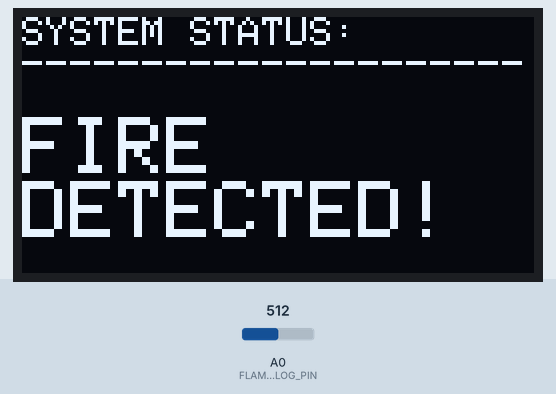
Recording of a sketch running on a simulated Arduino Uno, built with avr-gcc and run on an emulated ATmega328P. Shown: 128×64 one-colour display. Inputs (shaded band) come from the test bench; at power-on: A0 (FLAME_ANALOG_PIN) = 512. What the sketch prints to the serial monitor is not drawn.

Above: at 1.2 s.
1.3 s: A0 (FLAME_ANALOG_PIN) set to 637
2.8 s: A0 (FLAME_ANALOG_PIN) set to 662
At 3.8 s:
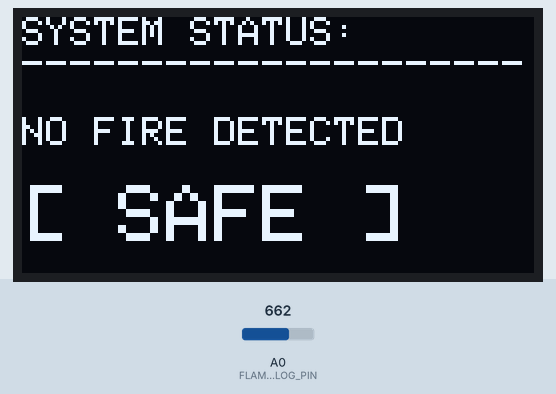
4.5 s: A0 (FLAME_ANALOG_PIN) set to 640
At 5.0 s:
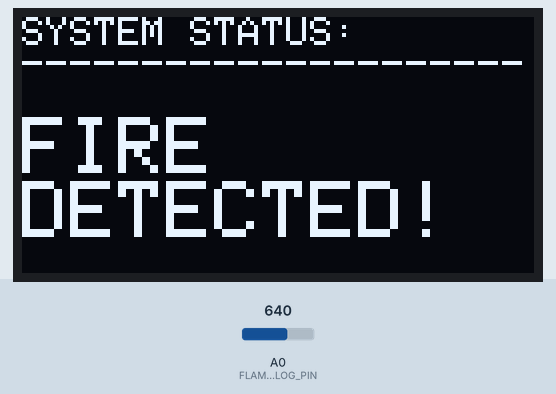
6.2 s: A0 (FLAME_ANALOG_PIN) set to 660
At 7.3 s:
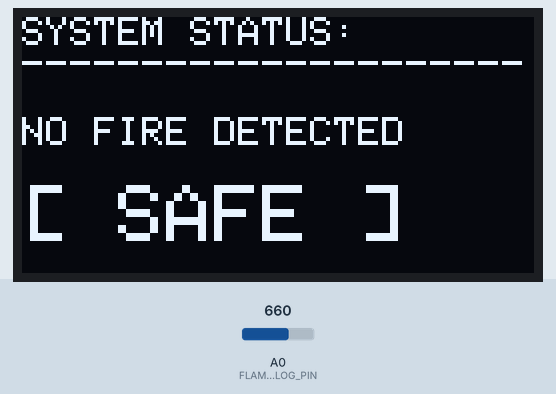
7.9 s: A0 (FLAME_ANALOG_PIN) set to 511
At 8.5 s:
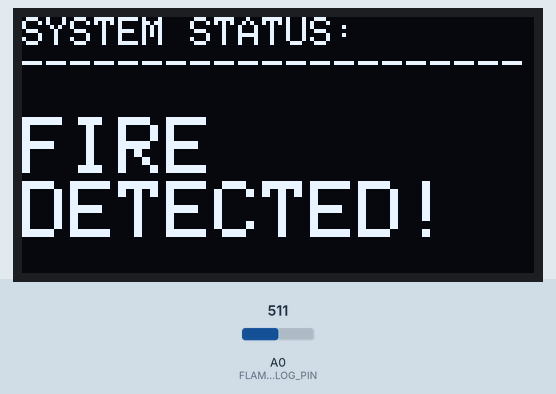
Timing chart, 0 to 10.5 s (numbered marks = the images above; inputs shaded):
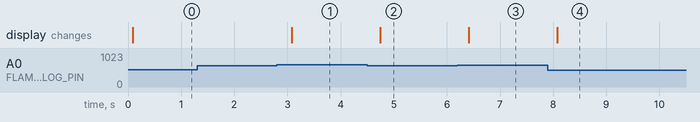

The sketch:

Lesson_03_Flame_Sensor_Module.ino
```cpp
#include <SPI.h>
#include <Wire.h>
#include <Adafruit_GFX.h>
#include <Adafruit_SSD1306.h>

#define SCREEN_WIDTH 128
#define SCREEN_HEIGHT 64

#define OLED_RESET     -1
Adafruit_SSD1306 display(SCREEN_WIDTH, SCREEN_HEIGHT, &Wire, OLED_RESET);

// Changed to Analog Pin A0 to read raw numbers on the console
const int FLAME_ANALOG_PIN = A0;

// SENSITIVITY THRESHOLD:
// Flame sensors read LOWER numbers when fire is near (closer to 0)
// and HIGHER numbers in the dark (closer to 1023).
// If your console prints a number LOWER than this threshold, it triggers the fire alarm.
const int FIRE_THRESHOLD = 650;

void setup() {
  // Initialize console communication at 9600 baud rate
  Serial.begin(9600);

  // Note: Analog pins do not strictly require pinMode, but it's good practice
  pinMode(FLAME_ANALOG_PIN, INPUT);

  // Initialize OLED
  if(!display.begin(SSD1306_SWITCHCAPVCC, 0x3C)) {
    Serial.println(F("OLED Allocation Failed!"));
    for(;;);
  }

  display.clearDisplay();
  display.setTextColor(SSD1306_WHITE);

  Serial.println("--- Flame Sensor Console Monitor Started ---");
}

void loop() {
  // Read the raw analog input value (0 to 1023)
  int rawFlameValue = analogRead(FLAME_ANALOG_PIN);

  // --- CONSOLE OUTPUT ---
  // This prints the exact value to your Arduino IDE Serial Monitor
  Serial.print("Raw Sensor Value: ");
  Serial.print(rawFlameValue);

  display.clearDisplay();
  display.setTextSize(1);
  display.setCursor(0, 0);
  display.println("SYSTEM STATUS:");
  display.println("---------------------");

  // Determine status based on the raw value vs your threshold
  if (rawFlameValue < FIRE_THRESHOLD) {
    Serial.println(" -> [STATUS: FIRE DETECTED!]");

    display.setTextSize(2);
    display.setCursor(0, 25);
    display.println("FIRE");
    display.println("DETECTED!");
  }
  else {
    Serial.println(" -> [STATUS: SAFE]");

    display.setTextSize(1);
    display.setCursor(0, 25);
    display.println("NO FIRE DETECTED");

    display.setTextSize(2);
    display.setCursor(0, 42);
    display.println("[ SAFE ]");
  }

  display.display();
  delay(300); // Check and print data every 300 milliseconds
}
```

Measured:
- the behaviour switches between 649 and 650 on A0 (FLAME_ANALOG_PIN) (found by bisection; images 0 and 1)
- after the input at 1.3 s, every drawn part: stays the same
- after the input at 2.8 s, the display: changes after 0.28 s (image 1)
- after the input at 4.5 s, the display: changes after 0.25 s (image 2)
- after the input at 6.2 s, the display: changes after 0.21 s (image 3)
- after the input at 7.9 s, the display: changes after 0.17 s (image 4)
